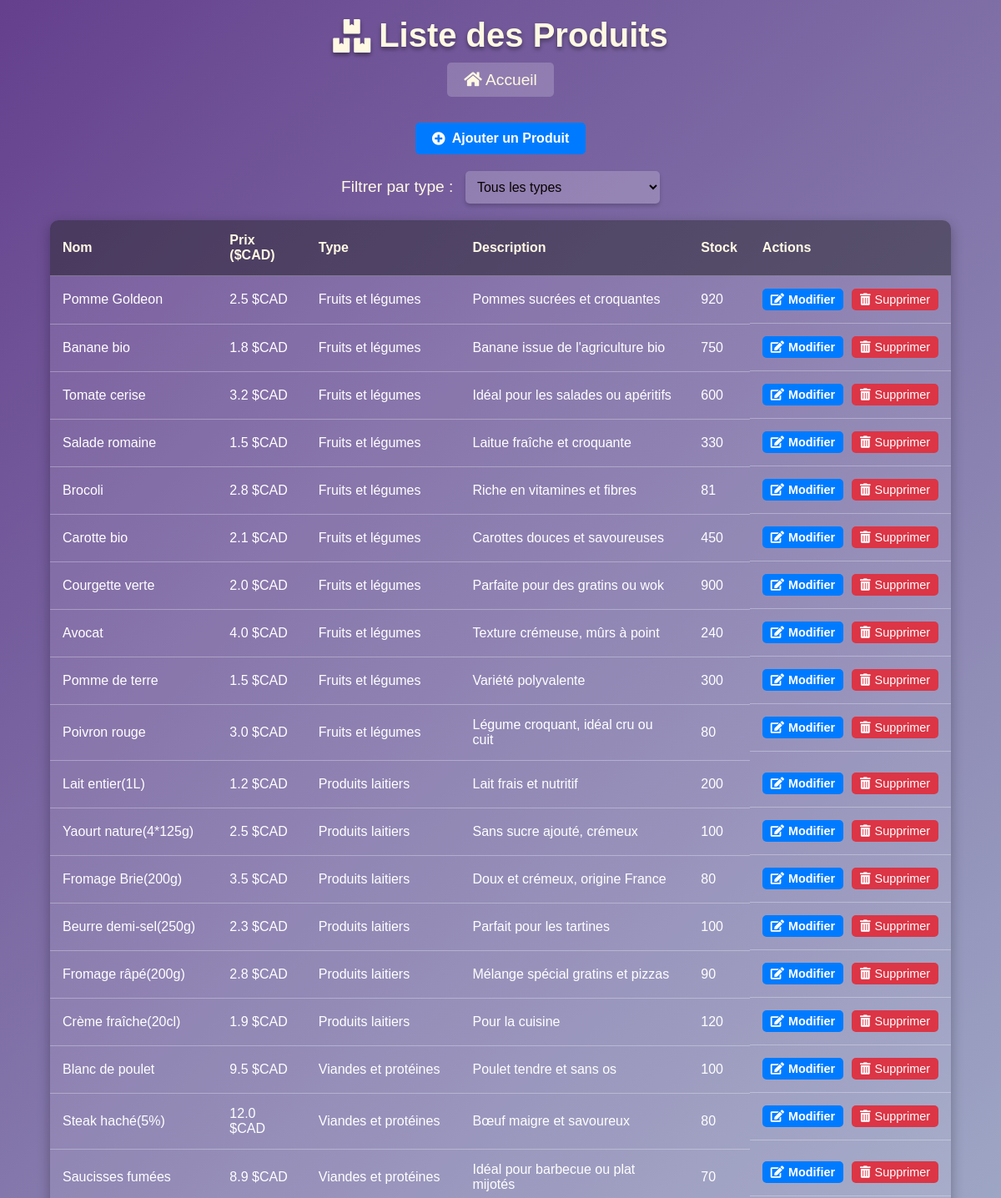
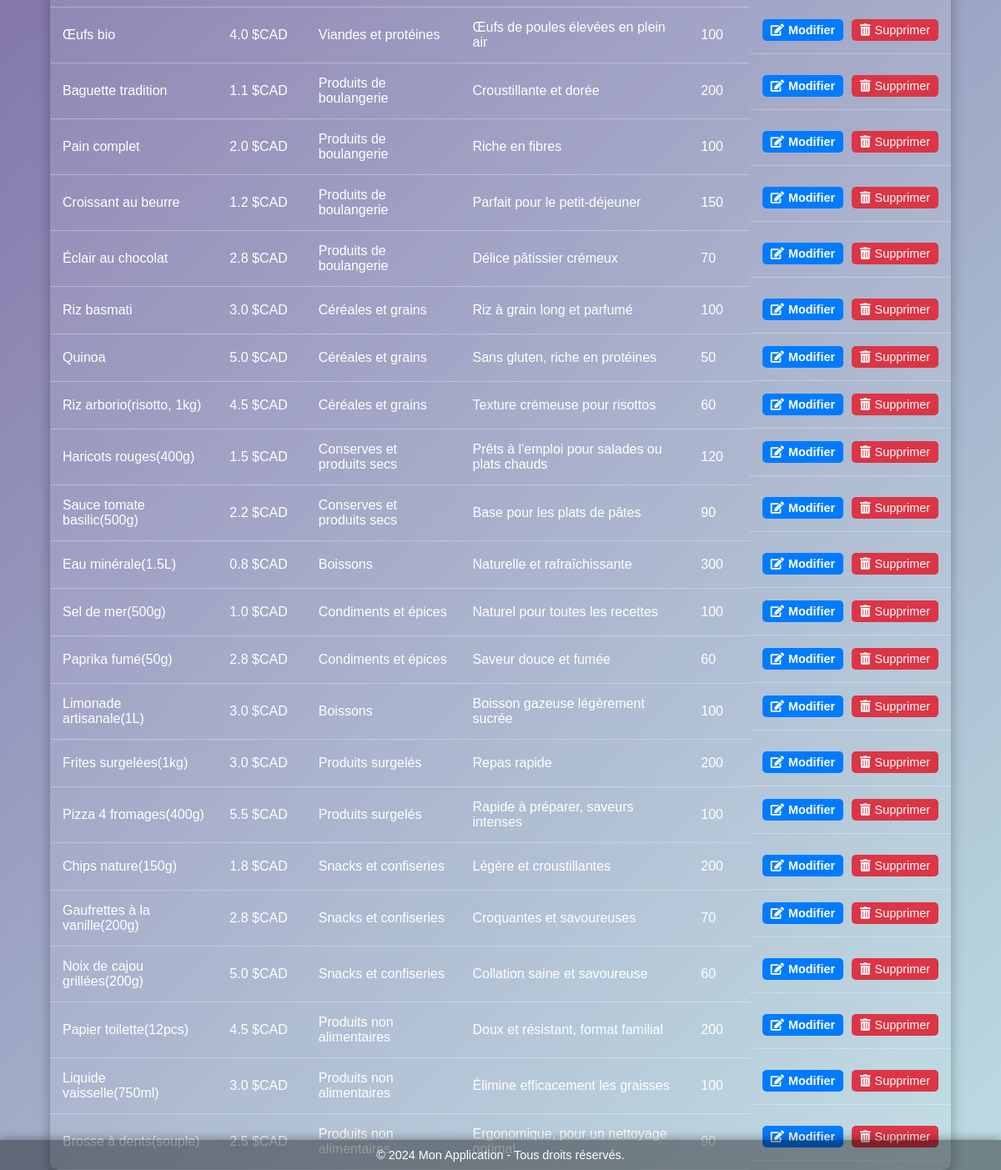
/list, run on an earlier commit of the app's database (2 pictures, top to bottom).
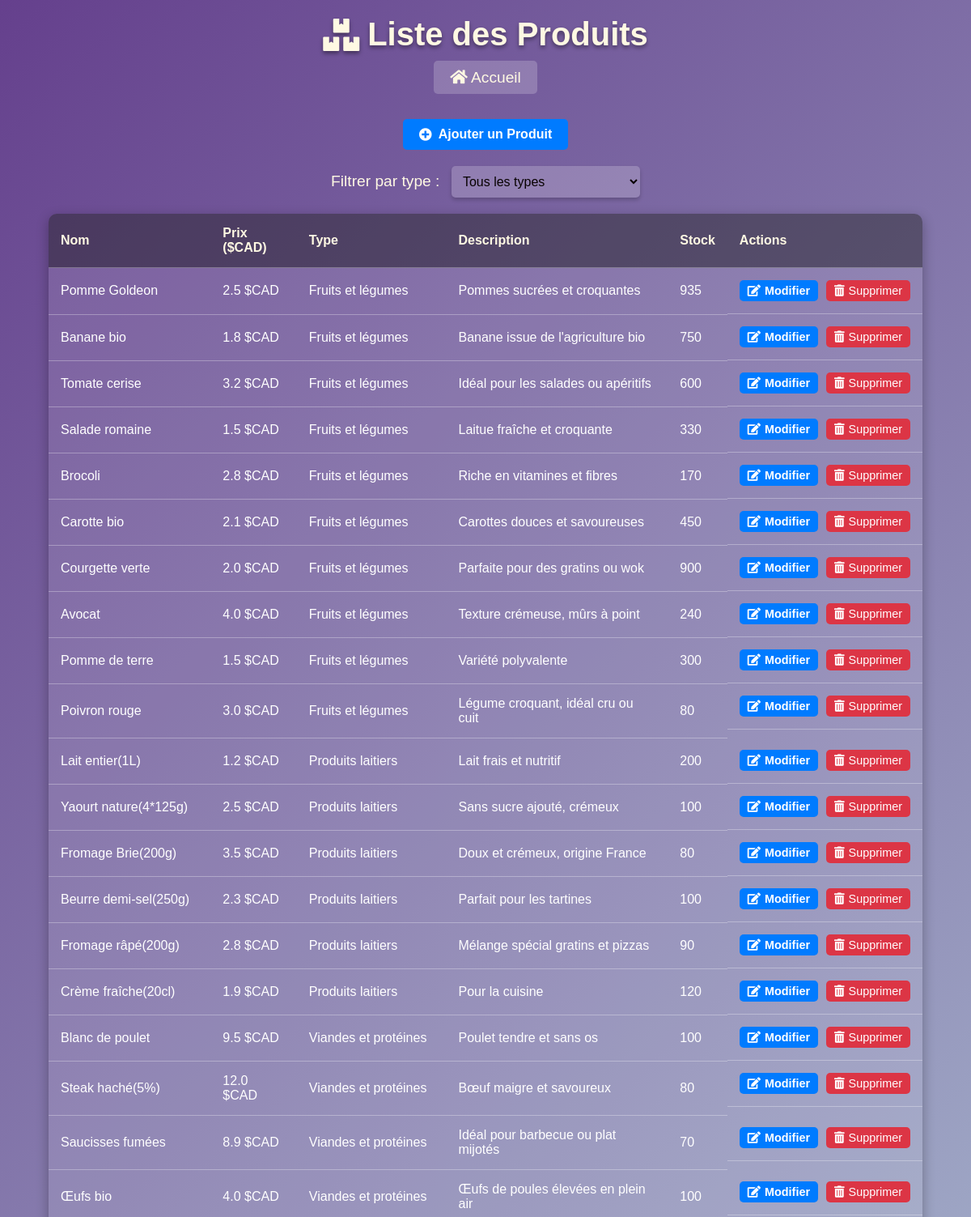
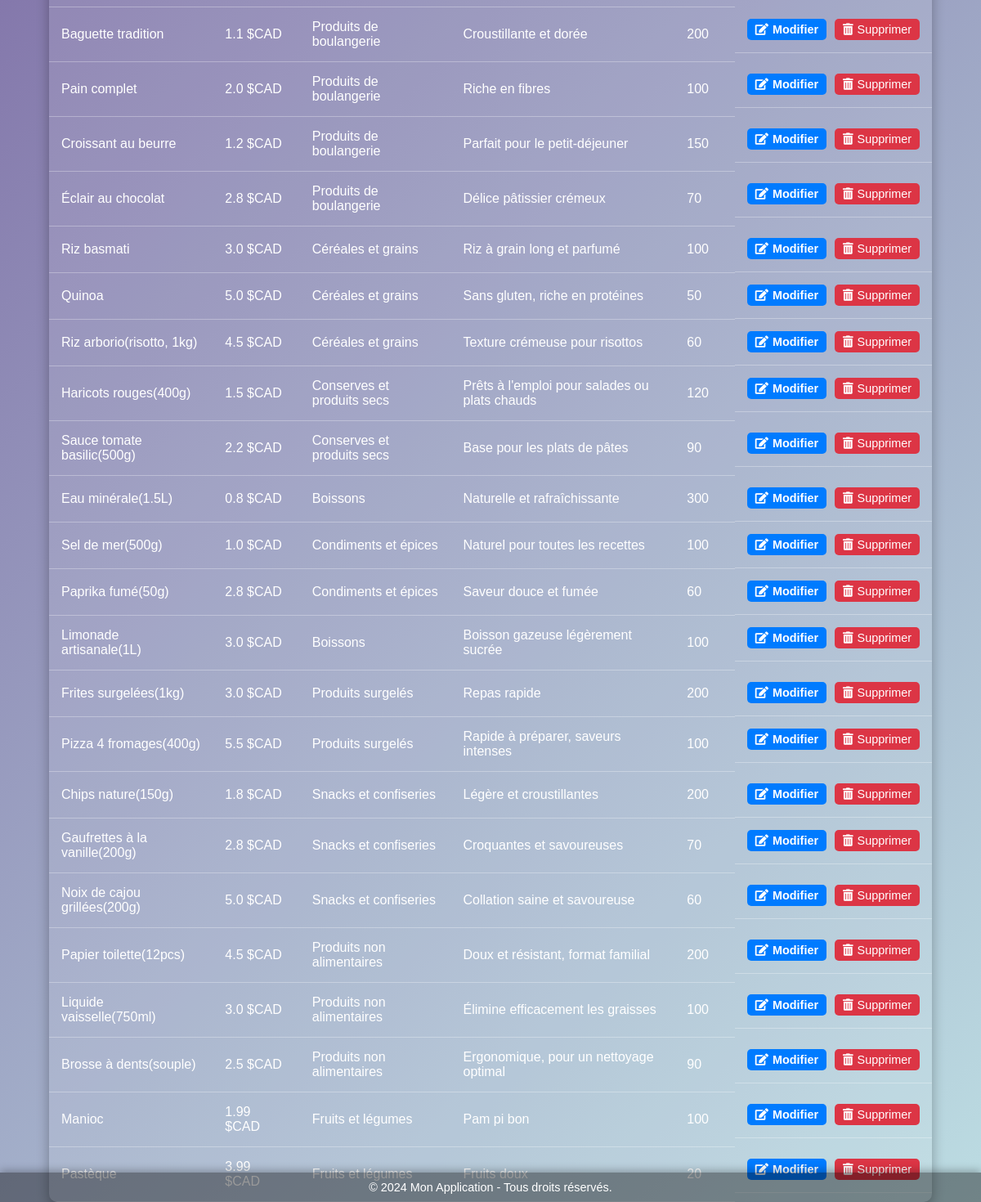
And on a later commit of the database (2 pictures, top to bottom).
### tables this page shows
CREATE TABLE produits (
                        id INTEGER PRIMARY KEY AUTOINCREMENT,
                        nom TEXT NOT NULL,
                        prix REAL NOT NULL, 
                        description TEXT NOT NULL,
                        stock INTEGER NOT NULL,
                        type_produit TEXT NOT NULL
                    );

### app.py (the view)
@app.route('/list', methods=['GET'])
def list_produits():
    type_produit = request.args.get('type_produit')  # Récupère le type sélectionné depuis l'URL
    produit = Produit()  # Crée une instance de la classe Produit
    if type_produit and type_produit != "":
        produits = produit.filter_products_by_type(type_produit)  # Filtre par type
    else:
        produits = produit.get_products()  # Affiche tous les produits
    types_produits = [
        'Fruits et légumes', 'Produits laitiers', 'Viandes et protéines',
        'Produits de boulangerie', 'Céréales et grains', 'Conserves et produits secs',
        'Condiments et épices', 'Boissons', 'Produits surgelés',
        'Snacks et confiseries', 'Produits non alimentaires'
    ]
    return render_template('list_produits.html', produits=produits, types_produits=types_produits, selected_type=type_produit)

### gestion_produit.py (called while the page is built)
    def get_products(self):
        try:
            with sqlite3.connect("app_database.db") as connection:
                cursor = connection.cursor()
                cursor.execute("SELECT * FROM produits")
                produits = cursor.fetchall()
                return [Produit(nom=row[1], prix=row[2], description=row[3], stock=row[4], type_produit=row[5], id=row[0]) for row in produits]
        except sqlite3.Error as e:
            print(f"Erreur lors de la récupération des produits : {e}")
            return []

### templates/list_produits.html (shortened to what this page needs)
<!DOCTYPE html>
<html lang="fr">
<head>
    <link href="https://cdnjs.cloudflare.com/ajax/libs/font-awesome/5.15.3/css/all.min.css" rel="stylesheet">
    <link rel="stylesheet" type="text/css" href="{{ url_for('static', filename='style_produits.css') }}">
</head>
<body>
    <header>
        <h1><i class="fas fa-boxes"></i> Liste des Produits</h1>
    </header>
    <div class="home-link">
        <a href="{{ url_for('dashboard') }}"><i class="fas fa-home"></i> Accueil</a>
    </div>
    <main>
        <div class="action-link">
            <a href="{{ url_for('add_product') }}" class="btn-primary">
                <i class="fas fa-plus-circle"></i> Ajouter un Produit
            </a>
        </div>
        <div class="filter-container">
            <form method="GET" action="{{ url_for('list_produits') }}">
                <label for="type_produit">Filtrer par type :</label>
                <select name="type_produit" id="type_produit" onchange="this.form.submit()">
                    <option value="">Tous les types</option>
                </select>
            </form>
        </div>
        <table>
            <thead>
                <tr>
                    <th>Nom</th>
                    <th>Prix ($CAD)</th>
                    <th>Type</th>
                    <th>Description</th>
                    <th>Stock</th>
                    <th>Actions</th>
                </tr>
            </thead>
            <tbody>
                {% for produit in produits %}
                <tr>
                    <td>{{ produit.nom }}</td>
                    <td>{{ produit.prix }} $CAD</td>
                    <td>{{ produit.type_produit }}</td>
                    <td>{{ produit.description }}</td>
                    <td>{{ produit.stock }}</td>
                    <td class="action-buttons">
                        <a href="{{ url_for('edit_product', id=produit.id) }}" class="btn-action btn-primary">
                            <i class="fas fa-edit"></i> Modifier
                        </a>
                        <form action="{{ url_for('delete_product', id=produit.id) }}" method="POST" style="display:inline;">
                            <button type="submit" class="btn-action btn-danger" onclick="return confirm('Êtes-vous sûr de vouloir supprimer ce produit ?');">
                                <i class="fas fa-trash-alt"></i> Supprimer
                            </button>
                        </form>
                    </td>
                </tr>
                {% endfor %}
            </tbody>
        </table>
    </main>
    <footer>
        &copy; 2024 Mon Application - Tous droits réservés.
    </footer>
</body>
</html>

### Static/style_produits.css (style rules this page uses)
body { font-family: 'Arial', sans-serif; margin: 0; padding: 0; background: linear-gradient(135deg, #65408d, #bcdce2); color: #ffffff; display: flex; flex-direction: column; min-height: 100vh; }
header h1 { text-align: center; font-size: 2.5rem; margin: 20px 0; color: #fff9e3; text-shadow: 0 3px 5px rgba(0, 0, 0, 0.4); display: flex; justify-content: center; align-items: center; gap: 10px; }
.home-link { text-align: center; margin-bottom: 20px; }
.home-link a { color: #fff9e3; font-size: 1.2rem; text-decoration: none; padding: 10px 20px; border-radius: 5px; background: rgba(255, 255, 255, 0.2); transition: all 0.3s ease; }
.action-link { text-align: center; margin: 20px 0; }
.btn-primary { background: #28a745; color: #ffffff; padding: 10px 20px; text-decoration: none; border-radius: 5px; font-size: 1rem; font-weight: bold; display: inline-flex; align-items: center; gap: 8px; transition: background 0.3s ease; }
table { width: 90%; margin: 0 auto; border-collapse: collapse; background: rgba(255, 255, 255, 0.1); color: #fff; box-shadow: 0 5px 15px rgba(0, 0, 0, 0.3); border-radius: 10px; overflow: hidden; }
table th, table td { padding: 15px; text-align: left; border-bottom: 1px solid rgba(255, 255, 255, 0.3); }
table th { background: rgba(0, 0, 0, 0.4); font-weight: bold; color: #fff9e3; }
.action-buttons { display: flex; gap: 10px; }
.btn-action { padding: 5px 10px; border-radius: 5px; text-decoration: none; color: #ffffff; display: inline-flex; align-items: center; gap: 5px; transition: transform 0.3s ease; font-size: 0.9rem; border: none; cursor: pointer; }
.btn-primary { background: #007bff; }
.btn-danger { background: #dc3545; }
.filter-container { margin: 20px auto; text-align: center; }
.filter-container label { font-size: 1.2rem; margin-right: 10px; color: #fff9e3; }
.filter-container select { padding: 10px; border-radius: 5px; background-color: rgba(255, 255, 255, 0.2); color: #080202; border: none; box-shadow: 0 3px 5px rgba(0, 0, 0, 0.2); font-size: 1rem; cursor: pointer; }
footer { position: fixed; bottom: 0; width: 100%; text-align: center; padding: 10px 0; background: rgba(0, 0, 0, 0.4); color: #ffffff; font-size: 0.9rem; box-shadow: 0 -2px 10px rgba(0, 0, 0, 0.3); }

What changed in the data, as far as the page shows it:
changed produits "Pomme Goldeon": stock "920" → "935"
changed produits "Brocoli": stock "81" → "170"
added produits: nom "Manioc", prix "1.99", type_produit "Fruits et légumes", description "Pam pi bon", stock "100"
added produits: nom "Pastèque", prix "3.99", type_produit "Fruits et légumes", description "Fruits doux", stock "20"
